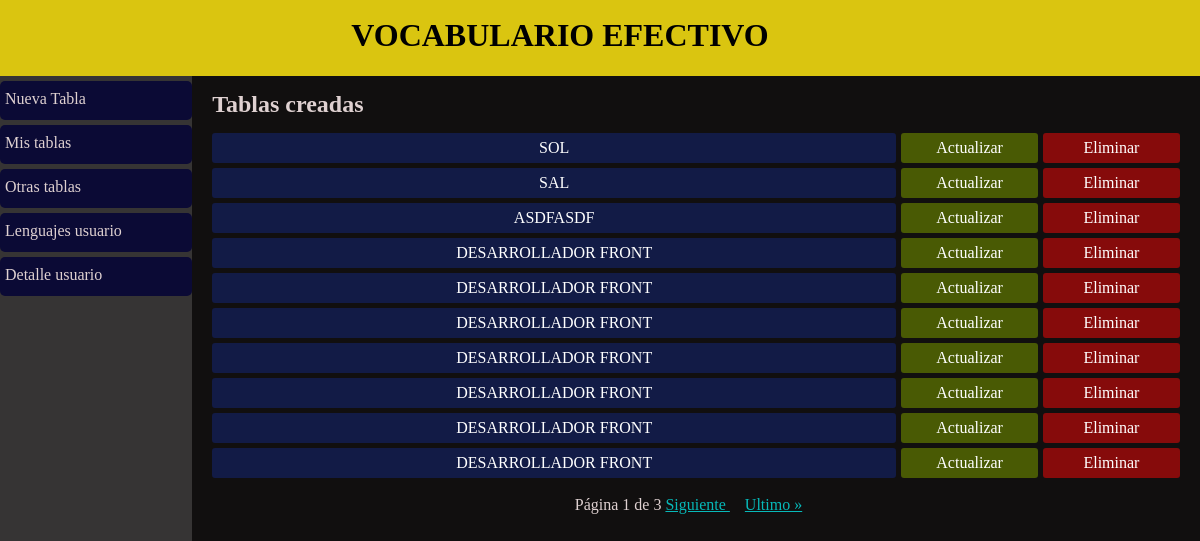
Screenshot of /coleccion-tablas/ (signed in) with the database file from the repository.
### tables/models.py (models this page shows)
class Table(models.Model) :
    id = models.AutoField(primary_key=True)
    user = models.ForeignKey(User, on_delete = models.CASCADE)
    title = models.CharField(max_length = 255)
    link = models.CharField(max_length = 255, null = True, blank = True)
    pdf_doc = models.FileField(null = True, blank = True, upload_to='pdf')

### tables/views.py (the view)
# urls.py: path('coleccion-tablas/', login_required(views.TableCollectionView.as_view()), name = 'table_collection'),
class TableCollectionView(ListView) :
    template_name = 'table_collection/table_collection.html'
    context_object_name = 'tables'
    paginate_by = 10
    def get_queryset(self, *args, **kwargs) :
        return Table.objects.filter(user_id = self.request.user.id)

### tables/templates/table_collection/table_collection.html
{% extends 'layouts/layout.html' %}
{% block main_content %}
    <h2 class="description-tables">Tablas creadas</h2>
    <ul class="table-collection">
        {% for table in tables %}
            <li>
                <div class="option-table check"><a href="{% url 'tables_app:word_list' table_id=table.id  title=table.title %}" >{{table.title|upper}}</a></div>
                <div class="option-table update"><a href="{% url 'tables_app:updatetable' pk=table.id %}">Actualizar</a></div>
                <div class="option-table delete"><a href="{% url 'tables_app:removetable' pk=table.id %}">Eliminar</a></div>
            </li>
        {% endfor %}
    </ul>
    {% include 'includes/pagination.html' %}
{% endblock %}

### mainapp/static/css/styles.css (style rules this page uses)
* { margin: 0; padding: 0; }

### tables/static/css/styles-app-tables.css (style rules this page uses)
h2.description-tables { margin-top: 15px; }
ul.table-collection { margin-top: 15px; }
ul.table-collection li { height: 30px; line-height: 30px; text-align: center; border-radius: 5px; list-style: none; margin-bottom: 5px; display: grid; grid-template-columns: 5fr 1fr 1fr; grid-gap: 5px; }
ul.table-collection li a { color: white; text-decoration: none; }
div.option-table { border-radius: 3px; }
div.check { background-color: #121b46; }
div.update { background-color: #495a04; }
div.delete { background-color: #860b0b; }
div.check a, div.update a, div.delete a { cursor: pointer; display: block; text-decoration: none; }

### rows the page displays
Table: title "SOL"
Table: title "SAL"
Table: title "ASDFASDF"
Table: title "DESARROLLADOR FRONT"
Table: title "DESARROLLADOR FRONT"
Table: title "DESARROLLADOR FRONT"
Table: title "DESARROLLADOR FRONT"
Table: title "DESARROLLADOR FRONT"
Table: title "DESARROLLADOR FRONT"
Table: title "DESARROLLADOR FRONT"

### other values shown
{{ page_obj.number }} "1"
{{ page_obj.paginator.num_pages }} "3"
